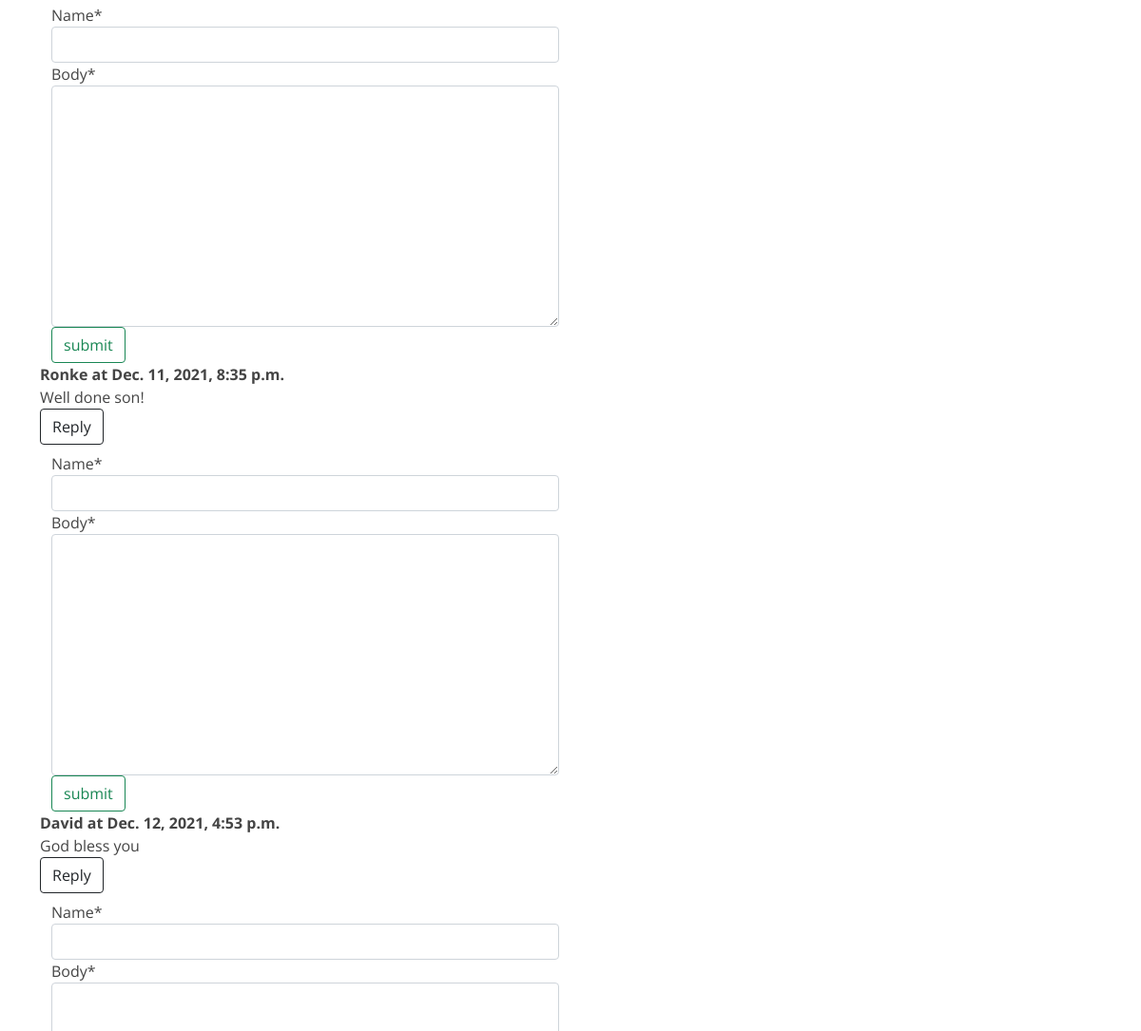
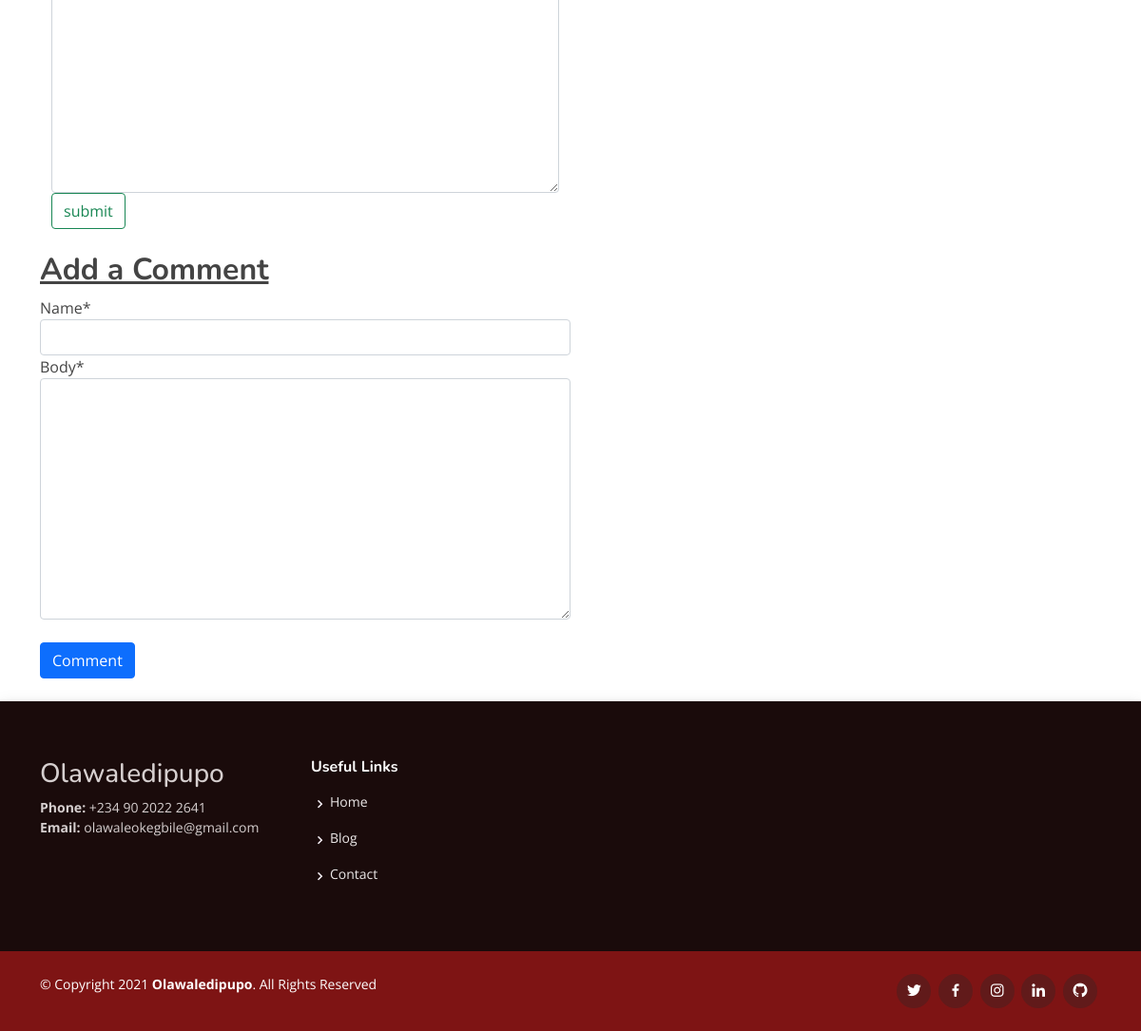
/post/12 (lower part), run on an earlier commit of the app's database (2 pictures, top to bottom).
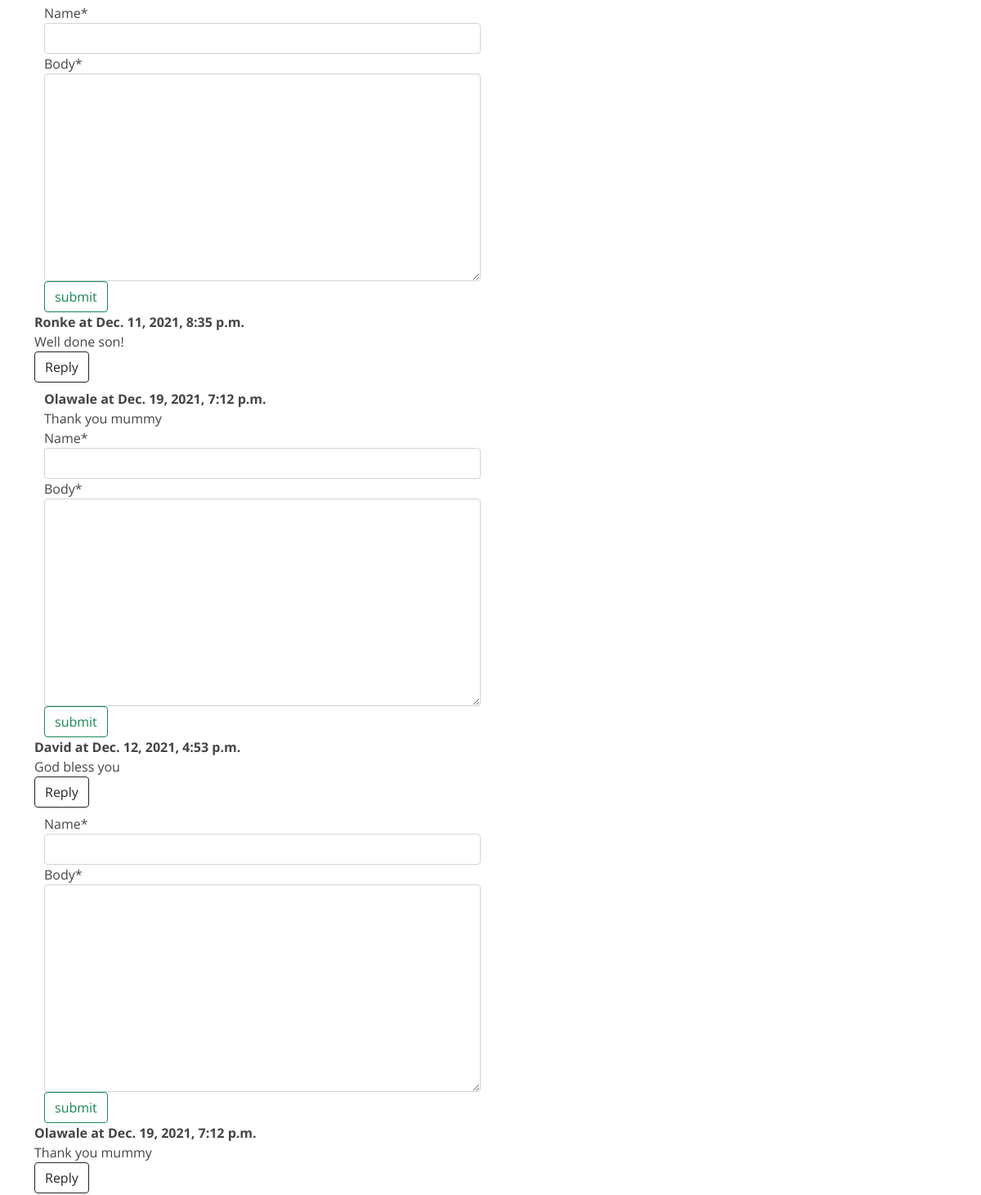
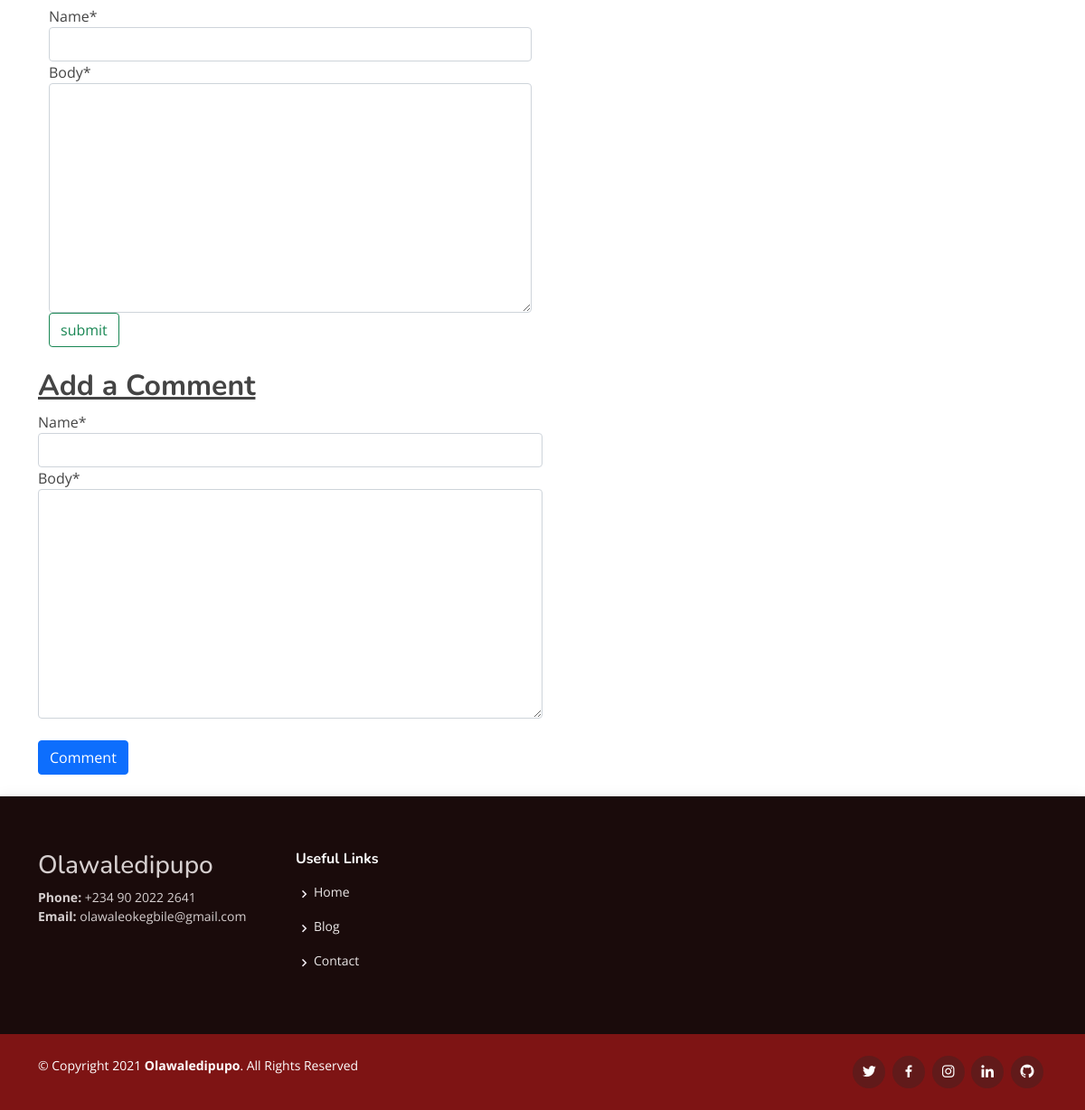
And on a later commit of the database (2 pictures, top to bottom).
### post/models.py (models this page shows, shortened)
class Comment(models.Model):
    name = models.CharField(max_length=100)
    date = models.DateTimeField(auto_now_add=True)
    post = models.ForeignKey(Post, related_name='comments', on_delete=models.CASCADE)
    parent = models.ForeignKey('self', null=True, related_name='replies', on_delete=models.CASCADE)
    body = models.TextField()

### post/views.py (the view)
# urls.py: path('', include('post.urls')),
def post(request, pk):
    posts = Post.objects.get(id=pk)
    if request.method == 'POST':
        form = CommmentForm(request.POST)
        if form.is_valid():
            parent_obj = None
            try:
                parent_id = int(request.POST.get('parent_id'))
            except:
                parent_id = None
            if parent_id:
                parent_obj = Comment.objects.get(id=parent_id)
                if parent_obj:
                    reply = form.save(commit=False)
                    reply.parent = parent_obj
        obj = form.save(commit=False)
        obj.post = posts
        obj.save()
        return redirect('post', pk=posts.pk)
    else:
        form = CommmentForm()
    context = {
        'posts': posts,
        'form': form,
    }
    return render(request, 'post.html', context)

### post/forms.py
class CommmentForm(forms.ModelForm):
  class Meta:
      model = Comment
      fields = ('name','body')

### templates/post.html (shortened to what this page needs)
{% load static %}
{% load crispy_forms_tags %}
<!DOCTYPE html>
<html lang="en">
<head>
  <link href="{% static 'assets/vendor/bootstrap/css/bootstrap.min.css' %}" rel="stylesheet">
  <link href="{% static 'assets/vendor/bootstrap-icons/bootstrap-icons.css' %}" rel="stylesheet">
  <link href="{% static 'assets/vendor/boxicons/css/boxicons.min.css' %}" rel="stylesheet">
  <link href="{% static 'assets/vendor/glightbox/css/glightbox.min.css' %}" rel="stylesheet">
  <link href="{% static 'assets/vendor/remixicon/remixicon.css' %}" rel="stylesheet">
  <link href="{% static 'assets/vendor/swiper/swiper-bundle.min.css' %}" rel="stylesheet">
  <link href="{% static 'assets/css/style.css' %}" rel="stylesheet">
</head>
<body>
  <br><br/><br/><br/><br/><br/><br/><br/>
  <main id="main">
    <br>
    <br/>
<div class="container">
  <div class="col-md-6">
    <div class="page-header">
      {% for comment in posts.comments.all %}
        <article>
          <strong>{{comment.name}} at {{comment.date}}</strong><br>
          {{comment.body}}
        </article>
          <button type="button" name="button" class="reply-btn btn btn-outline-dark btn -sn">Reply</button>
        <div class="replied-comments container mt-2" style="">
          {% for reply in comment.replies.all %}
          <article>
            <strong>{{reply.name}} at {{reply.date}}</strong><br>
            {{reply.body}}
          </article>
          {% endfor %}
          <div class="form-group row">
            <form method="POST">
              {{ form|crispy }}
                <input type="submit" value="submit" class="btn btn-outline-success">
           </form>
          </div>
        </div>
      {% endfor %}
    </div>
  </div>
</div>
  <br>
    <div class="container">
      <div class="col-md-6">
        <div class="page-header">
          <h2><b><u>Add a Comment</u></b></h2>
        </div>
      <form method="POST" action="">
        {{ form|crispy }}<br>
        <button class="btn btn-primary btn-block" type="submit">Comment</button>
     </form>
      </div>
    </div>
<br>
  <footer id="footer">
    <div class="footer-top">
      <div class="container">
        <div class="row">
          <div class="col-lg-3 col-md-6 footer-contact">
            <h3>Olawaledipupo</h3>
              <strong>Phone:</strong> +234 90 2022 2641<br>
              <strong>Email:</strong> olawaleokegbile@gmail.com<br>
          </div>
          <div class="col-lg-2 col-md-6 footer-links">
            <h4 style="color:white;">Useful Links</h4>
            <ul>
              <li><i class="bx bx-chevron-right"></i> <a href="/">Home</a></li>
              <li><i class="bx bx-chevron-right"></i> <a href="/blog">Blog</a></li>
              <li><i class="bx bx-chevron-right"></i> <a href="/contact">Contact</a></li>
            </ul>
          </div>
        </div>
      </div>
    </div>
    <div class="container d-md-flex py-4">
      <div class="me-md-auto text-center text-md-start">
        <div style="color:white;", class="copyright">
          &copy; Copyright 2021 <strong><span>Olawaledipupo</span></strong>. All Rights Reserved
        </div>
        <div class="credits">
        </div>
      </div>
      <div class="social-links text-center text-md-right pt-3 pt-md-0">
        <a href="https://twitter.com/waleokegbile?t=-OEfAFJYG6oz4QYKjc9KIA&s=09" class="twitter"><i class="bx bxl-twitter"></i></a>
        <a href="https://web.facebook.com/mizta.whales" class="facebook"><i class="bx bxl-facebook"></i></a>
        <a href="https://www.instagram.com/waleokegbile/" class="instagram"><i class="bx bxl-instagram"></i></a>
        <a href="https://www.linkedin.com/in/okegbile-olawale-55a1a3196/" class="linkedin"><i class="bx bxl-linkedin"></i></a>
        <a href="https://github.com/olawaleokegbile" class="github"><i class="bx bxl-github"></i></a>
      </div>
    </div>
  </footer>
</body>
</html>

### static/assets/css/style.css (style rules this page uses)
body { font-family: "Open Sans", sans-serif; color: #444444; }
a { color: #e43c5c; text-decoration: none; }
h1, h2, h3, h4, h5, h6 { font-family: "Nunito", sans-serif; }
#footer { color: #d6cfcf; font-size: 14px; background: #7e1414; box-shadow: 0px 2px 15px rgba(0, 0, 0, 0.1); }
#footer .footer-top { padding: 60px 0 30px 0; background: rgb(26, 11, 11); }
#footer .footer-top .footer-contact { margin-bottom: 30px; }
#footer .footer-top h4 { font-size: 16px; font-weight: bold; color: #5f2020; position: relative; padding-bottom: 12px; }
#footer .footer-top .footer-links { margin-bottom: 30px; color: white; }
#footer .footer-top .footer-links ul { list-style: none; padding: 0; margin: 0; align-items: right; }
#footer .footer-top .footer-links ul i { padding-right: 2px; color: #f8f2f8; font-size: 18px; line-height: 1; }
#footer .footer-top .footer-links ul li { padding: 10px 0; display: flex; text-align: right; }
#footer .footer-top .footer-links ul li:first-child { padding-top: 0; }
#footer .footer-top .footer-links ul a { color: #ece8e8; transition: 0.3s; display: inline-block; line-height: 1; }
#footer .credits { padding-top: 5px; font-size: 13px; color: #444444; }
#footer .social-links a { font-size: 18px; display: inline-block; background: #611a1a; color: #fff; line-height: 1; padding: 8px 0; margin-right: 4px; border-radius: 50%; text-align: center; width: 36px; height: 36px; transition: 0.3s; }

What changed in the data, as far as the page shows it:
added Comment: name "Olawale", date "Dec. 19, 2021, 7:12 p.m.", body "Thank you mummy"
